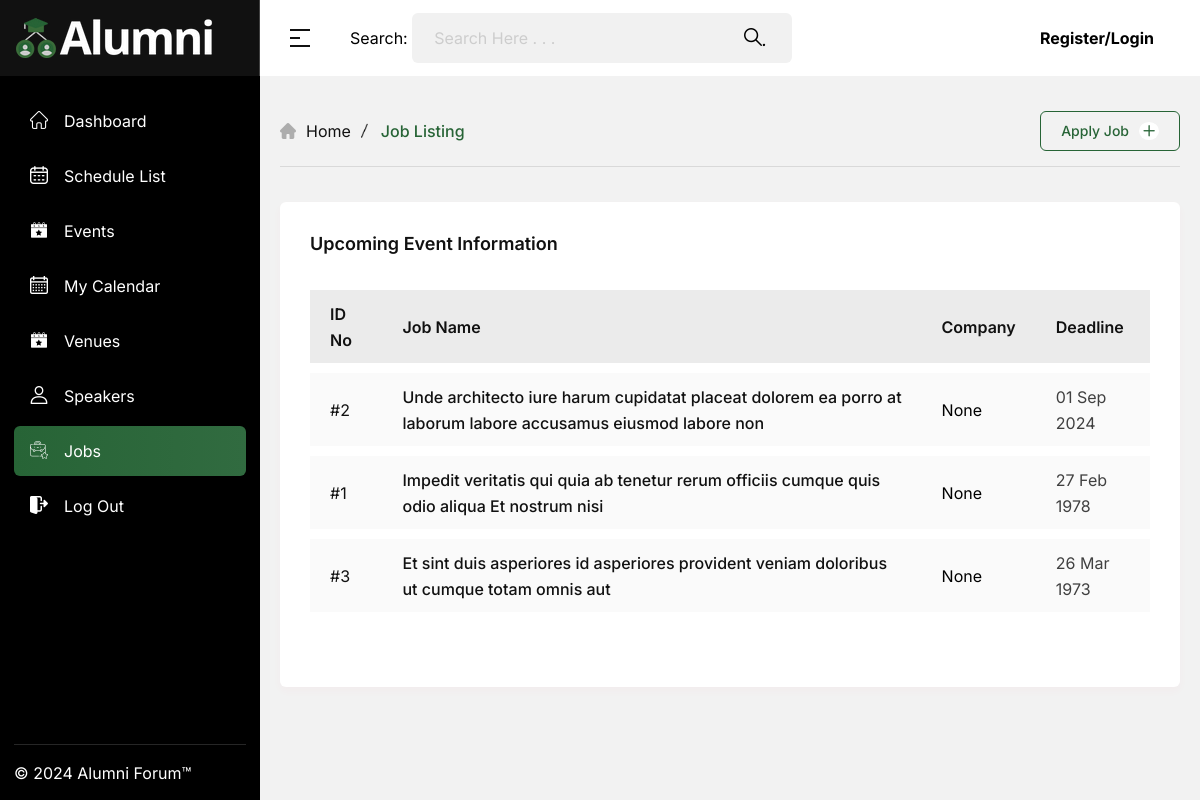
The app's page /jobs/, older data.
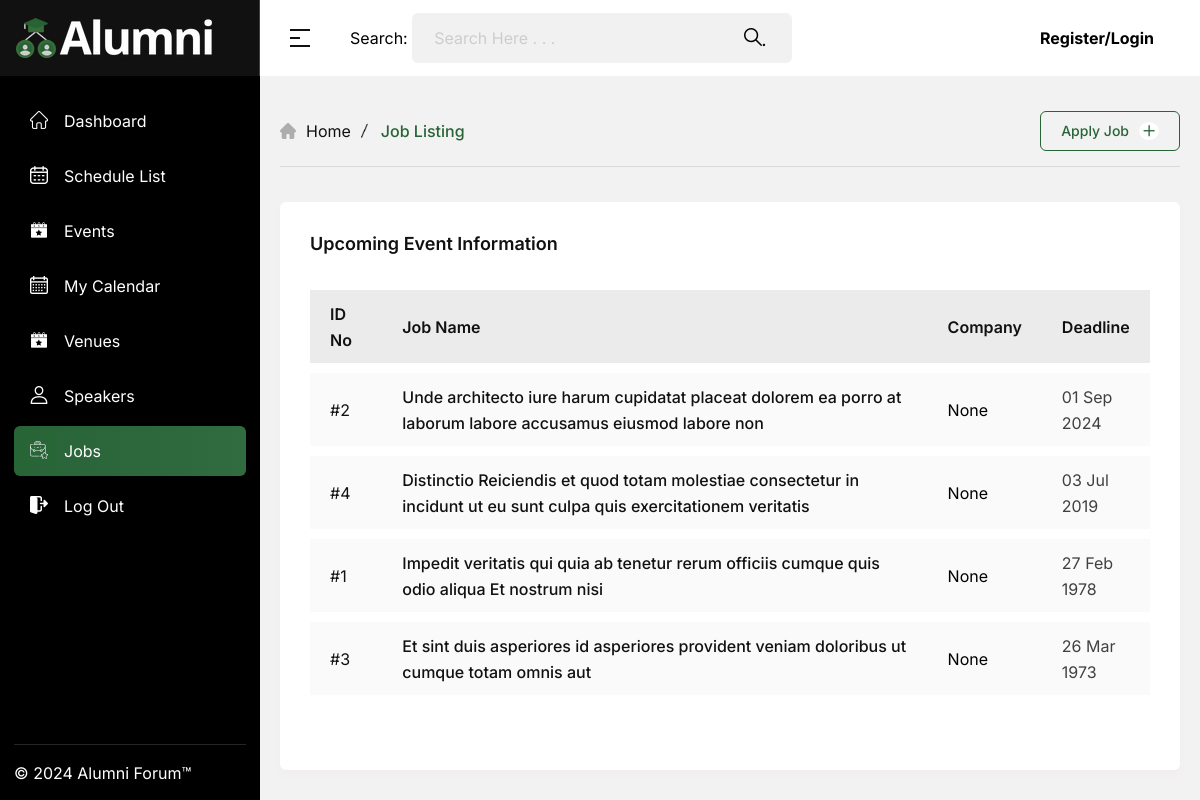
The same page, newer data.
### apps/users/models.py (models this page shows, shortened)
class Job(models.Model):
    title = models.CharField(max_length=255)
    company = models.CharField(max_length=255, null=True, blank=True)
    deadline = models.DateTimeField(null=True, blank=True)
    location = models.CharField(max_length=255, null=True, blank=True)
    details = models.TextField(null=True, blank=True)
    attachment = models.FileField(null=True, blank=True)
    created_at = models.DateTimeField(auto_now_add=True)
    updated_at = models.DateTimeField(auto_now=True)

### apps/users/views.py (the view)
# urls.py: path('jobs/', views.jobs, name='jobs'),
def jobs(request):
    query = request.GET.get("query", "")
    all_jobs = Job.objects.all().order_by('-deadline')
    if query:
        all_jobs = all_jobs.filter(Q(title__icontains=query)|Q(details__icontains=query))
    total_results = all_jobs.count()
    page = request.GET.get('page', 1)
    results_per_page = 5
    paginator = Paginator(all_jobs, results_per_page)
    page_jobs = paginator.page(page)
    page_numbers = paginator.get_elided_page_range(page, on_each_side=2, on_ends=3)
    start_index = (page_jobs.number - 1) * results_per_page + 1
    end_index = min(start_index + results_per_page - 1, total_results)
    return render(request, 'jobs.html', {
        'jobs': page_jobs,
        'page_numbers': page_numbers,
        'start_index': start_index,
        'end_index': end_index,
        'query': query,
        'page': 'jobs',
    })

### templates/jobs.html (shortened to what this page needs)
{% extends 'base.html' %} {% load static %} {% block content %}
<div class="app__slide-wrapper">
  <div class="breadcrumb__area">
    <div class="breadcrumb__wrapper mb-35">
      <div class="breadcrumb__main">
        <div class="breadcrumb__inner">
          <div class="breadcrumb__icon">
            <i class="flaticon-home"></i>
          </div>
          <div class="breadcrumb__menu">
            <nav>
              <ul>
                <li>
                  <span><a href="{% url 'users:home' %}">Home</a></span>
                </li>
                <li class="active"><span>Job Listing</span></li>
              </ul>
            </nav>
          </div>
        </div>
        <div class="breadcrum__button">
          {% if request.user.is_superuser %}
          <a class="breadcrum__btn event__popup-active" href="{% url 'users:create-event' %}">Create Job<i class="fa-regular fa-plus"></i></a>
          {% else %}
          <a class="breadcrum__btn event__popup-active" href="{% url 'users:register-event' %}">Apply Job<i class="fa-regular fa-plus"></i></a>
          {% endif %}
        </div>
      </div>
    </div>
  </div>
  <div class="event__list-area pb-20">
    <div class="event__content-inner">
      <div class="tab-content" id="myTabContent">
        <div class="tab-pane fade show active" id="day-tab-1-pane" role="tabpanel" aria-labelledby="day-tab-1" tabindex="0">
          <div class="body__card-wrapper">
            <h4 class="event__information-title mb-25">Upcoming Event Information</h4>
            <div class="attendant__wrapper mb-35">
              <table>
                <thead>
                  <tr>
                    <th>ID No</th>
                    <th>Job Name</th>
                    <th>Company</th>
                    <th>Deadline</th>
                  </tr>
                </thead>
                <tbody>
                  {% for job in jobs %}
                  <tr>
                    <td>
                      <div class="attendant__serial">
                        <span>#{{ job.id }}</span>
                      </div>
                    </td>
                    <td>
                      <div class="attendant__seminer">
                        <span><a href="{{ event.get_absolute_url }}">{{ job.title }}</a></span>
                      </div>
                    </td>
                    <td>
                      <div class="attendant__speakers">
                        <div class="attendant__speakers-thumb">
                          {{ job.company }}
                        </div>
                      </div>
                    </td>
                    <td>
                      <div class="attendant__date">
                        <span>{{ job.deadline|date:"d M Y" }}</span>
                      </div>
                    </td>
                  </tr>
                  {% endfor %}
                </tbody>
              </table>
            </div>
          </div>
        </div>
      </div>
    </div>
  </div>
</div>
{% endblock %}

Row changes from the older to the newer data that the page shows:
added Job: id "4", title "Distinctio Reiciendis et quod totam molestiae consectetur in incidunt ut eu sunt culpa quis exercitationem veritatis", company "None", deadline "03 Jul 2019"
